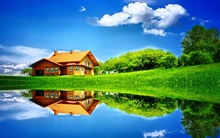
%> input picture lab_7_Segm/335.jpg, 220 x 138 px, shrunk from 2560 x 1600 before the run
$ octave lab8.m   (GNU Octave 9; MATLAB toolbox functions it lacks are replaced by stand-ins)
%> lines starting %> are read from the running program, lines starting %| are printed output that depends on the picture
### lab_7_Segm/geo_distance.m
function dist = geo_distance(sig, beta, mm)

rows= size(sig,1);%the matrix size(rows);
cols= size(sig,2);%the matrix size(cols);
b= 0.25*((mm+2*beta)/(mm+2));

for i=1:rows
  for k=1:rows
    for j=1:cols
    r=sig(k,j)/sig(i,j);
    r=log(r);
    GD(j)=sqrt((3*b-0.25)*r*r+0*2*(b-0.25)*r*r);

end
dist(i,k)=sum(GD);
  end

end

end

### lab_7_Segm/minSum.m
function [var,minimal] = minSum(A)
minimal=[0,1E6];%1st place holds th index of the min sum and 2nd holds the min sum
I=size(A,1);
J=size(A,2);
for i=1:I
    s(i)=sum(A(i,:));
end;
  [var,minimal]=min(s);
% [9 lines of commented-out code are left out]

### lab_7_Segm/build.m
function mediods=build(Distance,K) %function build gets the distance matrix and the nunber of clusters wanted
[minmal,mediods(1)]=minSum(Distance);%1st place holds the index of the min sum and 2nd holds the min sum
% mediods(1)=minmal(1);
for i=2:K %the purpose of this loop is to find the next mediods
    mediods(i)=findMediods(Distance,mediods);
end %end of for

### lab_7_Segm/findMediods.m
%this function gets a matrix of distances and a matrix o all the known mediods and finds the next mediod
function next=findMediods(A,mediods)
I=size(A,1);
J=size(A,2);
K=size(mediods,2);
minSum=1E20; %will hold the minimum sum of the potenatial mediod
lastMinVal=1E6;%will hold the minimum sum of the last potenatial mediod checked
for i=1:I %for of rows in A matyrix
    if isNew(i,mediods)==1 %check if i is a known mediod
        sum=0;%holds the sum of the potenatial mediod
        for j=1:J % for of columns in A matrix
            lastMinVal=1E20;
            for k=1:K %for of values in mediods
                minVal=min(A(mediods(k),j),A(i,j));%finding the minVal between the two values
%                 i
%                 j
%                 mediods(k)
%                 A(mediods(k),j)
%                 A(i,j)
%                 lastMinVal
%                 minVal

                if lastMinVal > minVal
                    lastMinVal = minVal;
%                     minVal
                end %end of if
            end % end of for of K
            sum=sum+lastMinVal;
        end %end of for of J
        %    end %end of if
%         minSum
%         sum
        if sum < minSum
            minSum = sum;
            %disp('************************************************')
            %minSum;
            next=i;
        end %end of if
    end %end of if
end %end of for


### lab_7_Segm/PamD.m
function mediods=PamD(Distance,K)
global minDist
minDist=1E6;
mediods=build(Distance,K);
% disp('build succeeded')
lastDist=minDist;
mediods=swap(Distance,mediods,K);
% minDist
while minDist < lastDist
    lastDist=minDist;
    mediods=swap(Distance,mediods,K);
%     minDist
end % end of while

### lab_7_Segm/swap.m
function mediods = swap(Distance,mediods,K)
global minDist
I=size(Distance,1); %holds the number of rows in Distance
for i=1:K
    mediodIndex=mediods(i);
    for j=1:I
        if isNew(j,mediods)==1
            mediods(i)=j;
            tempDist=0;

            for s=1:I
                smallest=Distance(mediods(i),s);
                for k=1:K
                    if smallest > Distance(mediods(k),s);
                        smallest = Distance(mediods(k),s);
                    end %end of if
                end %end of for of K
                tempDist=tempDist+smallest;
            end %end of for of s

            if tempDist < minDist
                minDist=tempDist;
                mediodIndex=j;
            end %end of if
            tempDist=0;
        end %end of if
    end %end of for of j
    mediods(i)=mediodIndex;
end %end of for of i

### lab_7_Segm/Pama_dist.m
function c=Pama_dist(dist,K)
 %dist = squareform(pdist(Uni));
 mediods=PamD(dist,K);
 NR=size(dist,1);
 for jj=1:NR
     di=dist(jj, mediods);
     [mina,c(jj)]=min(di);
     clear di;
 end
end

### lab_7_Segm/lab8.m
%% lab 8- main
clear;
clc;
pic1=imread('335.jpg');
%> pic1 is the input picture: size 138x220x3 uint8; mean R, G, B 75.7, 131.6, 133.9
rgb=imread('335.jpg');
figure();
imshow(rgb);
pic1 =rgb2gray(pic1);
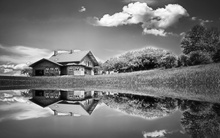
%> pic1: size 138x220 uint8; min 1, max 254, mean 115.2
picture_size = size(pic1);
%> picture_size = [138 220]
row = 5;
col = 5;

beta=0.5;  %Laplacian distribution beta =0.5, Gaussian PDF beta=1;
mm=1;      % for a gray image mm=1, for a color image mm=3

Sigma = zeros(row*col,3);
[m,n]=size(pic1);
%> m = 138; n = 220
x = floor(m/row);
%> x = 27
y = floor(n/col);
%> y = 44
index=1;
figure();
for i=0:row-1
    for j=0:col-1
      mat = pic1(x*i+1 : x*i+x, y*j+1:y*j+y);
      [LL,HL,LH,HH] = wallel(mat);
      HL = double(HL);
      LH = double(LH);
      HH = double(HH);
      sigH = correlation (HL);
      sigV = correlation(LH);
      sigD = correlation(HH);
      Sigma(index,:) = sigH,sigV,sigD;
      subplot(row,col,index);
      imshow(mat);
      hold on
      index=index+1;
    end
end
%> after the loop, Sigma = 25 rows, first 12: [0.0371 0.0371 0.0371; 17.81 17.81 17.81; 95.02 95.02 95.02; 114.8 114.8 114.8; 36.86 36.86 36.86; 13.49 13.49 13.49; 19.21 19.21 19.21; 16.08 16.08 16.08; 111.2 111.2 111.2; 70.28 70.28 70.28; 452 452 452; 707.2 707.2 707.2]; index = 26

dist = geo_distance(Sigma, beta,mm);
%> in geo_distance, `rows= size(sig,1);`: rows = 25
%> in geo_distance, `cols= size(sig,2);`: cols = 3
%> the loop in geo_distance, `for i=1:rows` made 25 passes
%> after the loop in geo_distance, `for i=1:rows`: GD = [0 0 0]
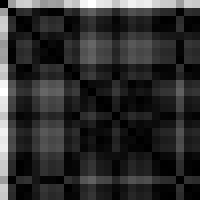
%> dist: size 25x25 double (shown 8 times larger); min 0, max 14.78, mean 2.67; drawn with min black and max white
save 335_c_5x5;
[mx,nx,uuu] = size(rgb);
%> mx = 138; nx = 220; uuu = 3
rgbC = zeros(mx,nx,3);
K = 4;
c = Pama_dist(dist,K);
%> after the loop in minSum, `for i=1:I`: s = 25 values, max 283.6 at index 1, min 43.76 at index 3, mean 66.65
%> in minSum, `[var,minimal]=min(s);`: var = 43.76; minimal = 3
%> in build, `[minmal,mediods(1)]=minSum(Distance);`: minmal = 43.76
%> after the loop in build, `for i=2:K`: mediods = [3 23 18 1]
%> the loop in swap, `for i=1:K` made 4 passes
%> after the loop in swap, `for i=1:K`: minDist = 7.78; smallest = 0
%> the loop in PamD, `while minDist < lastDist` made 1 pass
%> (lastDist, I in swap, mediods) on pass 1: (7.78, 25, [3 23 18 1])
%> in Pama_dist, `mediods=PamD(dist,K);`: mediods = [3 23 18 1]
%> the loop in Pama_dist, `for jj=1:NR` made 25 passes
%> (di, mina) on passes 1 to 12: ([11.77 9.13 13.44 0], 0), ([2.51 0.133 4.18 9.26], 0.133), ([0 2.65 1.67 11.77], 0), ([0.284 2.93 1.39 12.06], 0.284), ([1.42 1.22 3.09 10.35], 1.22), ([2.93 0.283 4.6 8.84], 0.283), ([2.4 0.247 4.07 9.37], 0.247), ([2.66 0.0193 4.33 9.11], 0.0193), ([0.236 2.88 1.43 12.01], 0.236), ([0.452 2.19 2.12 11.32], 0.452), ([2.34 4.98 0.67 14.11], 0.67), ([3.01 5.66 1.34 14.78], 1.34)
%> after the loop in Pama_dist, `for jj=1:NR`: c = 25 values, max 4 at index 1, min 1 at index 3, mean 2

[m,n] =size(rgb);
%> n = 660
n=n/3;
%> n = 220
result = zeros(m,n);

index=1;
ii1=0;
for i=1:m-1
    for j=1:n-1
        x1 =floor( i/x);
        y1 =floor( j/y);
        ii1 = int8(x1*5+y1);
%> (the run ends here)
